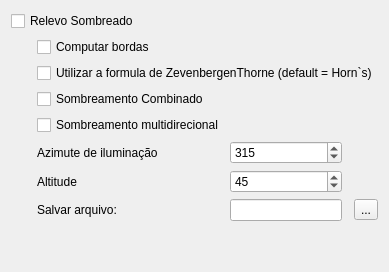
            <widget class="QWidget" name="tab_16">
             <attribute name="title">
              <string>Sombreamento</string>
             </attribute>
             <layout class="QGridLayout" name="gridLayout_11">
              <item row="6" column="1">
               <widget class="QLabel" name="label_2">
                <property name="sizePolicy">
                 <sizepolicy hsizetype="Maximum" vsizetype="Preferred">
                  <horstretch>0</horstretch>
                  <verstretch>0</verstretch>
                 </sizepolicy>
                </property>
                <property name="text">
                 <string>Altitude</string>
                </property>
               </widget>
              </item>
              <item row="7" column="2">
               <widget class="QLineEdit" name="lineEdit_6">
                <property name="styleSheet">
                 <string notr="true">color: rgb(140, 140, 140);</string>
                </property>
                <property name="text">
                 <string/>
                </property>
               </widget>
              </item>
              <item row="5" column="1">
               <widget class="QLabel" name="label">
                <property name="sizePolicy">
                 <sizepolicy hsizetype="Maximum" vsizetype="Preferred">
                  <horstretch>0</horstretch>
                  <verstretch>0</verstretch>
                 </sizepolicy>
                </property>
                <property name="text">
                 <string>Azimute de iluminação</string>
                </property>
               </widget>
              </item>
              <item row="7" column="1">
               <widget class="QLabel" name="label_10">
                <property name="text">
                 <string>Salvar arquivo:</string>
                </property>
               </widget>
              </item>
              <item row="7" column="4">
               <widget class="QToolButton" name="toolButton_5">
                <property name="text">
                 <string>...</string>
                </property>
               </widget>
              </item>
              <item row="3" column="1">
               <widget class="QCheckBox" name="checkBox_20">
                <property name="sizePolicy">
                 <sizepolicy hsizetype="Maximum" vsizetype="Fixed">
                  <horstretch>0</horstretch>
                  <verstretch>0</verstretch>
                 </sizepolicy>
                </property>
                <property name="text">
                 <string>Sombreamento Combinado</string>
                </property>
               </widget>
              </item>
              <item row="4" column="1">
               <widget class="QCheckBox" name="checkBox_21">
                <property name="sizePolicy">
                 <sizepolicy hsizetype="Maximum" vsizetype="Fixed">
                  <horstretch>0</horstretch>
                  <verstretch>0</verstretch>
                 </sizepolicy>
                </property>
                <property name="text">
                 <string>Sombreamento multidirecional</string>
                </property>
               </widget>
              </item>
              <item row="1" column="0">
               <spacer name="horizontalSpacer_3">
                <property name="orientation">
                 <enum>Qt::Horizontal</enum>
                </property>
                <property name="sizeType">
                 <enum>QSizePolicy::Fixed</enum>
                </property>
                <property name="sizeHint" stdset="0">
                 <size>
                  <width>20</width>
                  <height>20</height>
                 </size>
                </property>
               </spacer>
              </item>
              <item row="0" column="0" colspan="2">
               <widget class="QCheckBox" name="checkBox_17">
                <property name="text">
                 <string>Relevo Sombreado</string>
                </property>
                <property name="checked">
                 <bool>false</bool>
                </property>
               </widget>
              </item>
              <item row="1" column="1">
               <widget class="QCheckBox" name="checkBox_18">
                <property name="text">
                 <string>Computar bordas</string>
                </property>
                <property name="checked">
                 <bool>false</bool>
                </property>
               </widget>
              </item>
              <item row="2" column="1" colspan="4">
               <widget class="QCheckBox" name="checkBox_19">
                <property name="text">
                 <string>Utilizar a formula de ZevenbergenThorne (default = Horn`s)</string>
                </property>
               </widget>
              </item>
              <item row="9" column="1" colspan="4">
               <spacer name="verticalSpacer_6">
                <property name="orientation">
                 <enum>Qt::Vertical</enum>
                </property>
                <property name="sizeHint" stdset="0">
                 <size>
                  <width>20</width>
                  <height>40</height>
                 </size>
                </property>
               </spacer>
              </item>
              <item row="6" column="2">
               <widget class="QSpinBox" name="spinBox_2">
                <property name="maximum">
                 <number>90</number>
                </property>
                <property name="value">
                 <number>45</number>
                </property>
               </widget>
              </item>
              <item row="5" column="2">
               <widget class="QSpinBox" name="spinBox">
                <property name="maximum">
                 <number>360</number>
                </property>
                <property name="value">
                 <number>315</number>
                </property>
               </widget>
              </item>
             </layout>
            </widget>
